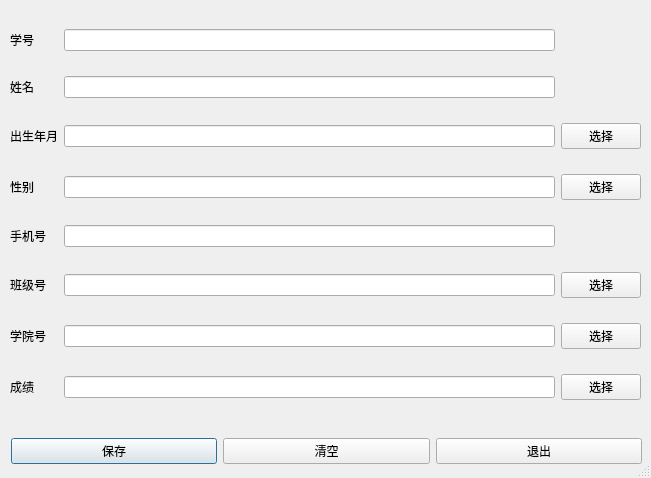
<?xml version="1.0" encoding="UTF-8"?>
<ui version="4.0">
 <class>Dialog</class>
 <widget class="QDialog" name="Dialog">
  <property name="geometry">
   <rect>
    <x>0</x>
    <y>0</y>
    <width>651</width>
    <height>478</height>
   </rect>
  </property>
  <property name="windowTitle">
   <string>Dialog</string>
  </property>
  <property name="sizeGripEnabled">
   <bool>true</bool>
  </property>
  <widget class="QWidget" name="horizontalLayoutWidget">
   <property name="geometry">
    <rect>
     <x>11</x>
     <y>431</y>
     <width>631</width>
     <height>41</height>
    </rect>
   </property>
   <layout class="QHBoxLayout" name="horizontalLayout">
    <item>
     <widget class="QPushButton" name="pushButton_3">
      <property name="text">
       <string>保存</string>
      </property>
     </widget>
    </item>
    <item>
     <widget class="QPushButton" name="pushButton_2">
      <property name="text">
       <string>清空</string>
      </property>
     </widget>
    </item>
    <item>
     <widget class="QPushButton" name="pushButton">
      <property name="text">
       <string>退出</string>
      </property>
     </widget>
    </item>
   </layout>
  </widget>
  <widget class="QWidget" name="gridLayoutWidget">
   <property name="geometry">
    <rect>
     <x>10</x>
     <y>10</y>
     <width>631</width>
     <height>411</height>
    </rect>
   </property>
   <layout class="QGridLayout" name="gridLayout">
    <item row="2" column="3">
     <widget class="QPushButton" name="pushButton_4">
      <property name="text">
       <string>选择</string>
      </property>
     </widget>
    </item>
    <item row="1" column="2">
     <widget class="QLineEdit" name="lineEdit_2"/>
    </item>
    <item row="5" column="3">
     <widget class="QPushButton" name="pushButton_6">
      <property name="text">
       <string>选择</string>
      </property>
     </widget>
    </item>
    <item row="3" column="3">
     <widget class="QPushButton" name="pushButton_5">
      <property name="text">
       <string>选择</string>
      </property>
     </widget>
    </item>
    <item row="7" column="3">
     <widget class="QPushButton" name="pushButton_8">
      <property name="text">
       <string>选择</string>
      </property>
     </widget>
    </item>
    <item row="5" column="2">
     <widget class="QLineEdit" name="lineEdit_6">
      <property name="readOnly">
       <bool>true</bool>
      </property>
     </widget>
    </item>
    <item row="0" column="1">
     <widget class="QLabel" name="label">
      <property name="text">
       <string>学号</string>
      </property>
     </widget>
    </item>
    <item row="3" column="2">
     <widget class="QLineEdit" name="lineEdit_4">
      <property name="readOnly">
       <bool>true</bool>
      </property>
     </widget>
    </item>
    <item row="0" column="2">
     <widget class="QLineEdit" name="lineEdit">
      <property name="readOnly">
       <bool>true</bool>
      </property>
     </widget>
    </item>
    <item row="1" column="1">
     <widget class="QLabel" name="label_2">
      <property name="text">
       <string>姓名</string>
      </property>
     </widget>
    </item>
    <item row="7" column="1">
     <widget class="QLabel" name="label_8">
      <property name="text">
       <string>成绩</string>
      </property>
     </widget>
    </item>
    <item row="3" column="1">
     <widget class="QLabel" name="label_4">
      <property name="text">
       <string>性别</string>
      </property>
     </widget>
    </item>
    <item row="6" column="3">
     <widget class="QPushButton" name="pushButton_7">
      <property name="text">
       <string>选择</string>
      </property>
     </widget>
    </item>
    <item row="2" column="1">
     <widget class="QLabel" name="label_3">
      <property name="text">
       <string>出生年月</string>
      </property>
     </widget>
    </item>
    <item row="2" column="2">
     <widget class="QLineEdit" name="lineEdit_3">
      <property name="readOnly">
       <bool>true</bool>
      </property>
     </widget>
    </item>
    <item row="4" column="2">
     <widget class="QLineEdit" name="lineEdit_5"/>
    </item>
    <item row="4" column="1">
     <widget class="QLabel" name="label_5">
      <property name="text">
       <string>手机号</string>
      </property>
     </widget>
    </item>
    <item row="5" column="1">
     <widget class="QLabel" name="label_6">
      <property name="text">
       <string>班级号</string>
      </property>
     </widget>
    </item>
    <item row="6" column="1">
     <widget class="QLabel" name="label_7">
      <property name="text">
       <string>学院号</string>
      </property>
     </widget>
    </item>
    <item row="6" column="2">
     <widget class="QLineEdit" name="lineEdit_7">
      <property name="readOnly">
       <bool>true</bool>
      </property>
     </widget>
    </item>
    <item row="7" column="2">
     <widget class="QLineEdit" name="lineEdit_8">
      <property name="readOnly">
       <bool>true</bool>
      </property>
     </widget>
    </item>
   </layout>
  </widget>
 </widget>
 <resources/>
 <connections>
  <connection>
   <sender>pushButton</sender>
   <signal>clicked()</signal>
   <receiver>Dialog</receiver>
   <slot>close()</slot>
   <hints>
    <hint type="sourcelabel">
     <x>483</x>
     <y>455</y>
    </hint>
    <hint type="destinationlabel">
     <x>455</x>
     <y>404</y>
    </hint>
   </hints>
  </connection>
 </connections>
</ui>
